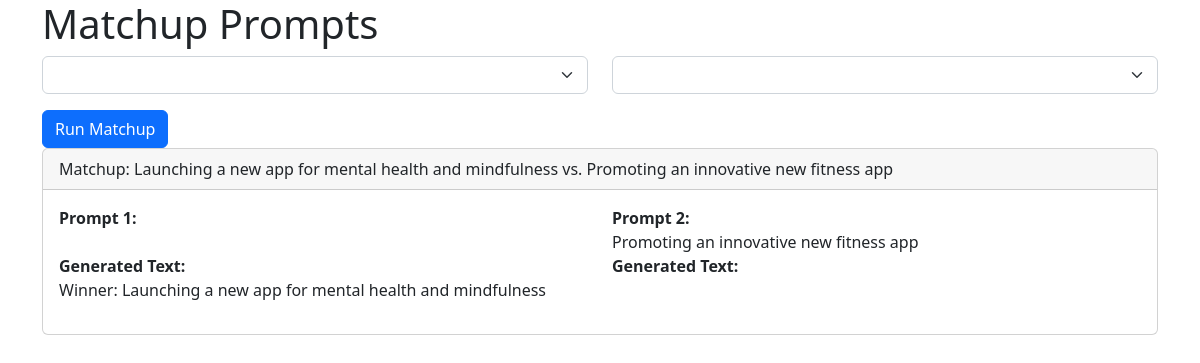
/prompts/6/matchup/, run on the app's committed database.
### prompts/models.py (models this page shows)
class Prompt(models.Model):
    text = models.TextField()
    created_at = models.DateTimeField(auto_now_add=True)

### prompts/views.py (the view)
# urls.py: path('prompts/<int:pk>/matchup/', views.prompt_matchup, name='prompt_matchup'),
def prompt_matchup(request, pk):
    try:
        prompt1 = Prompt.objects.get(pk=pk)
    except Prompt.DoesNotExist:
        raise Http404("Prompt does not exist")
    prompt2 = Prompt.objects.filter(pk__gt=pk).order_by('?').first()  # Randomly select a prompt with a higher PK
    winner_prompt = prompt1  # Placeholder for LLM-based winner determination
    update_elo_ratings(prompt1, prompt2, winner_prompt)
    context = {
        'prompt1': prompt1,
        'prompt2': prompt2,
        'winner_prompt': winner_prompt,
    }
    return render(request, 'prompts/matchup.html', context)

### prompts/views.py (called while the page is built)
def update_elo_ratings(prompt1, prompt2, winner_prompt):
    K = 32  # Adjust K-factor as needed (e.g., lower for more established prompts)
    default_elo = 1500  # Example default rating
    prompt1.elo_rating = prompt1.elo_rating if hasattr(prompt1, 'elo_rating') else default_elo
    prompt2.elo_rating = prompt2.elo_rating if hasattr(prompt2, 'elo_rating') else default_elo
    expected_score1 = 1 / (1 + 10**((prompt2.elo_rating - prompt1.elo_rating) / 400))
    expected_score2 = 1 - expected_score1
    new_rating1 = prompt1.elo_rating + K * (1 - expected_score1)
    new_rating2 = prompt2.elo_rating + K * (0 - expected_score2)
    prompt1.elo_rating = new_rating1
    prompt2.elo_rating = new_rating2
    prompt1.save()
    prompt2.save()

### prompts/templates/prompts/matchup.html (shortened to what this page needs)
<!DOCTYPE html>
<html>
<head>
  <link rel="stylesheet" href="https://cdn.jsdelivr.net/npm/bootstrap@5.2.2/dist/css/bootstrap.min.css">
</head>
<body>
  <div class="container">
    <h1>Matchup Prompts</h1>
    <form method="get">
      <div class="row mb-3">
        <div class="col">
          <select class="form-select" id="prompt1" name="prompt1">
          </select>
        </div>
        <div class="col">
          <select class="form-select" id="prompt2" name="prompt2">
          </select>
        </div>
      </div>
      <button type="submit" class="btn btn-primary">Run Matchup</button>
    </form>
    <div class="card mb-3">
        <div class="card-header">
          Matchup: {{ prompt1.text }} vs. {{ prompt2.text }}
        </div>
        <div class="card-body">
          <div class="row">
            <div class="col-6">
              <b>Prompt 1:</b><br>
              {{ prompt1_text }}<br>
              <b>Generated Text:</b><br>
            </div>
            <div class="col-6">
              <b>Prompt 2:</b><br>
              {{ prompt2.text }}<br>
              <b>Generated Text:</b><br>
            </div>
          </div>
          <p class="text-right">Winner: {{ winner_prompt.text }}</p>
        </div>
      </div>
  </div>
</body>
</html>

### data on the page
Prompt: text "Launching a new app for mental health and mindfulness"
Prompt: text "Promoting an innovative new fitness app"
